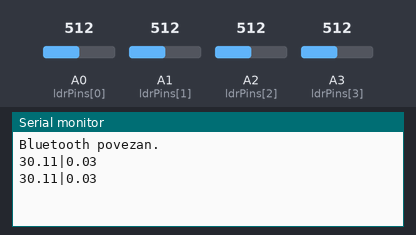
Recording of a sketch running on a simulated Arduino Uno, built with avr-gcc and run on an emulated ATmega328P. On the bench: the last lines printed to the serial monitor. The inputs (shaded band) are chosen by the test bench; at power-on: A0 (ldrPins[0]) = 512, A1 (ldrPins[1]) = 512, A2 (ldrPins[2]) = 512, A3 (ldrPins[3]) = 512.

Above: at 2.2 s.
2.3 s: A0 (ldrPins[0]) set to 716
At 3.5 s:
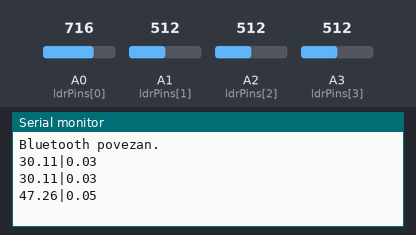
3.8 s: A1 (ldrPins[1]) set to 716
At 4.8 s:
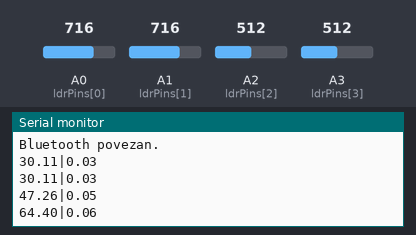
5.3 s: A2 (ldrPins[2]) set to 716
At 6.6 s:
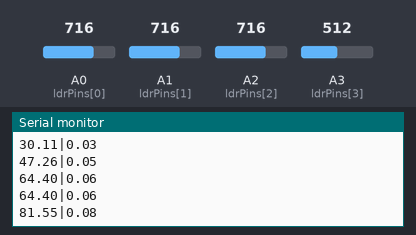
6.8 s: A3 (ldrPins[3]) set to 716
At 7.7 s:
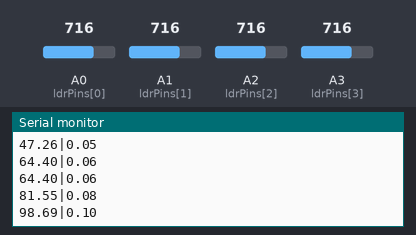
8.3 s: A0 (ldrPins[0]) set to 992
At 8.3 s:
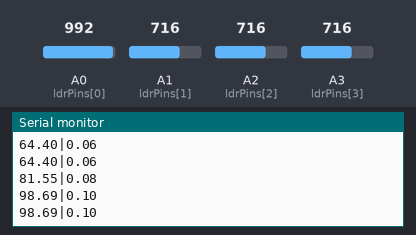
9.8 s: A1 (ldrPins[1]) set to 992
At 10.7 s:
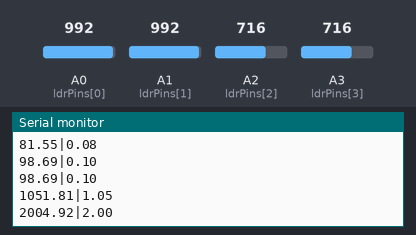
Timing chart, 0 to 12.3 s (numbered marks = the images above; inputs shaded):
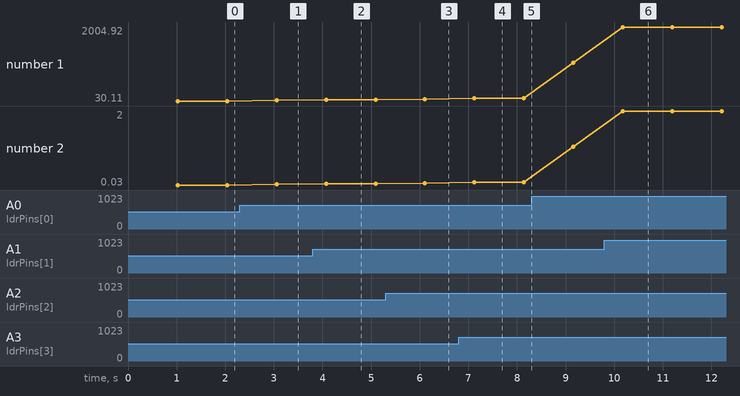

The sketch:

HC06PrijenosSenzora.ino
```cpp
#include <SoftwareSerial.h>

SoftwareSerial BT(9, 8); // RX, TX

const int ldrPins[4] = {A0, A1, A2, A3};

void setup() {
  Serial.begin(9600);
  BT.begin(9600);
  delay(1000);
  Serial.println("Bluetooth povezan.");
  BT.println("0.00|0.00"); // testni početak
}

void loop() {
  float ukupniLux = 0;

  for (int i = 0; i < 4; i++) {
    int analogValue = analogRead(ldrPins[i]);
    float voltage = analogValue * (5.0 / 1023.0);
    float resistance = (5.0 - voltage) * 10000.0 / voltage;
    float lux = 12518931 * pow(resistance, -1.405);
    ukupniLux += lux;
  }

  float prosjecniLux = ukupniLux / 4.0;
  float solarnaSnaga = prosjecniLux * 0.2;
  float outputVoltage = solarnaSnaga * 5.0 / 1000.0;

  // Šalji samo prosječnu jačinu svjetlosti i napon, odvojeno "|"
  BT.print(prosjecniLux, 2);
  BT.print("|");
  BT.println(outputVoltage, 2);

  Serial.print(prosjecniLux, 2);
  Serial.print("|");
  Serial.println(outputVoltage, 2);

  delay(1000);
}
```

Measured:
- after the input at 2.3 s, the serial monitor: prints a new line after 0.76 s (image 1)
- after the input at 3.8 s, the serial monitor: prints a new line after 0.28 s (image 2)
- after the input at 5.3 s, the serial monitor: prints a new line after 0.81 s (image 3)
- after the input at 6.8 s, the serial monitor: prints a new line after 0.32 s (image 4)
- after the input at 9.8 s, the serial monitor: prints a new line after 0.38 s (image 6)
- plotted number 1: 30.11 → 47.26 after the input at 2.3 s, 47.26 → 64.4 after the input at 3.8 s, 64.4 → 81.55 after the input at 5.3 s, 81.55 → 98.69 after the input at 6.8 s, 98.69 → 1051.81 after the input at 8.3 s
- plotted number 2: 0.03 → 0.05 after the input at 2.3 s, 0.05 → 0.06 after the input at 3.8 s, 0.06 → 0.08 after the input at 5.3 s, 0.08 → 0.1 after the input at 6.8 s, 0.1 → 1.05 after the input at 8.3 s
